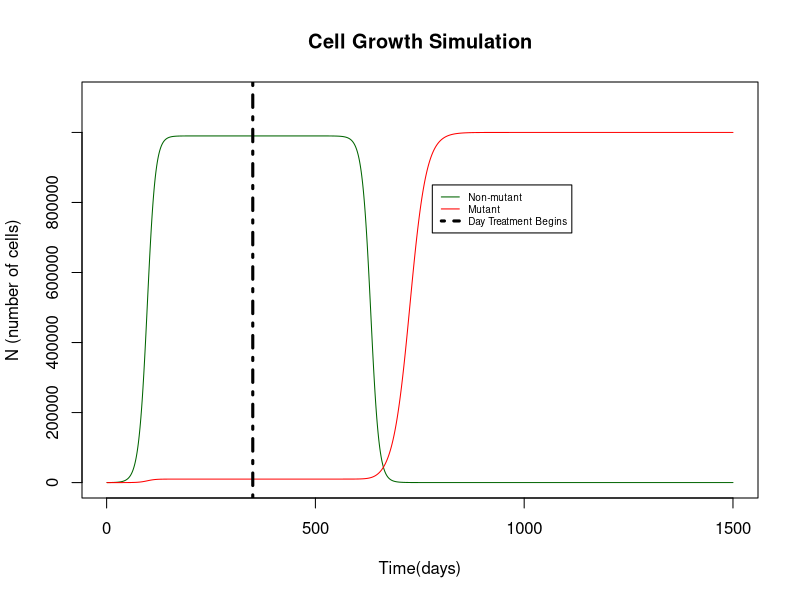

This figure's R source:
#Exercise 10

#setting parameters for modeling equation
K<-1000000
N0<-99
M0<-1
timesteps <- 1500

#creating empty vectors to store model data in based on the timestep days of simulation
Nt<-numeric(length=timesteps)
Nt[1]<-N0
Mt<-numeric(length=timesteps)
Mt[1]<-M0

#simulation, using for loop through timestep, to fill the empty vectors
#uses conditional t > 350 days, a point after equilibrium was reached (Colin approved)
#thus drug treatment begins at 350 days
for (t in 1:(timesteps-1)){
  if(t < 350){
    rn=0.1
    rm=0.1
    Mt[t+1] <- Mt[t]+rm*Mt[t]*(1-((Mt[t]+Nt[t])/K))
    Nt[t+1] <- Nt[t]+rn*Nt[t]*(1-((Mt[t]+Nt[t])/K))
  }else if(t >= 350){
    rn2=-0.1
    rm2=0.05
    Mt[t+1] <- Mt[t]+rm2*Mt[t]*(1-((Mt[t]+Nt[t])/K))
    Nt[t+1] <- Nt[t]+rn2*Nt[t]*(1-((Mt[t]+Nt[t])/K))
  }
}


#store simulation data in data frame
sim<-data.frame(time=1:length(Mt),N=Nt,N2=Mt)


#setting axis values of graph to be integers, not scientific notation
options(scipen=5)

#plot the non-mutant data in line graph
plot(x=sim$time, y=sim$N, type = "l",
     col = "dark green", 
     xlab="Time(days)",
     ylab="N (number of cells)",
     main="Cell Growth Simulation",
     ylim = c(0, 1.1*K))

#add the mutant data with a line graph
lines(x=sim$time, y=sim$N2, type = "l", col = "red")

#add line where drug treatment began
abline(v=350, lty=4, lwd=3)

#add legend for plot
legend(780, 850000, legend=c("Non-mutant", "Mutant","Day Treatment Begins"),
       col=c("dark green", "red", "black"),
       lty=c(1,1,4),
       lwd=c(1,1,3),
       cex=0.6)
